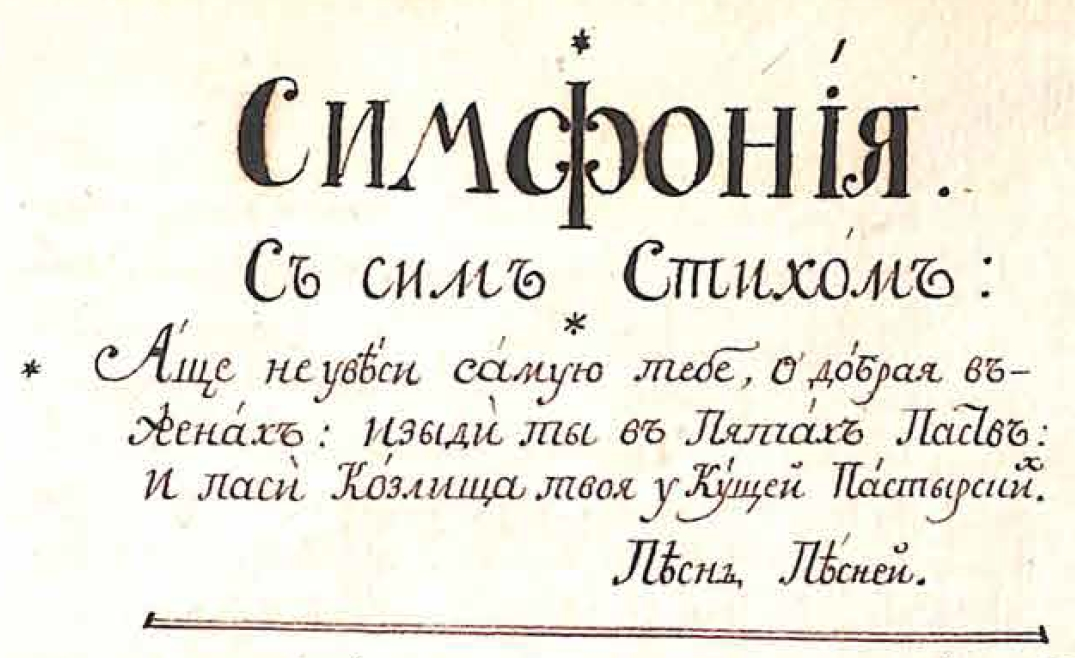
#> input picture ImageTextToPng/src/Screenshot_1.jpg, 1075 x 658 px, found by its file name
$ python pyt.py
#> lines starting #> are read from the running program, lines starting #| are printed output that depends on the picture; after the words box and inside, x2 and y2 are one past the last pixel; in counts of white or black regions, pixels touching at a corner belong together
import cv2
import numpy as np

# Load the image
image = cv2.imread("./dist/Screenshot_1.jpg", cv2.IMREAD_GRAYSCALE)
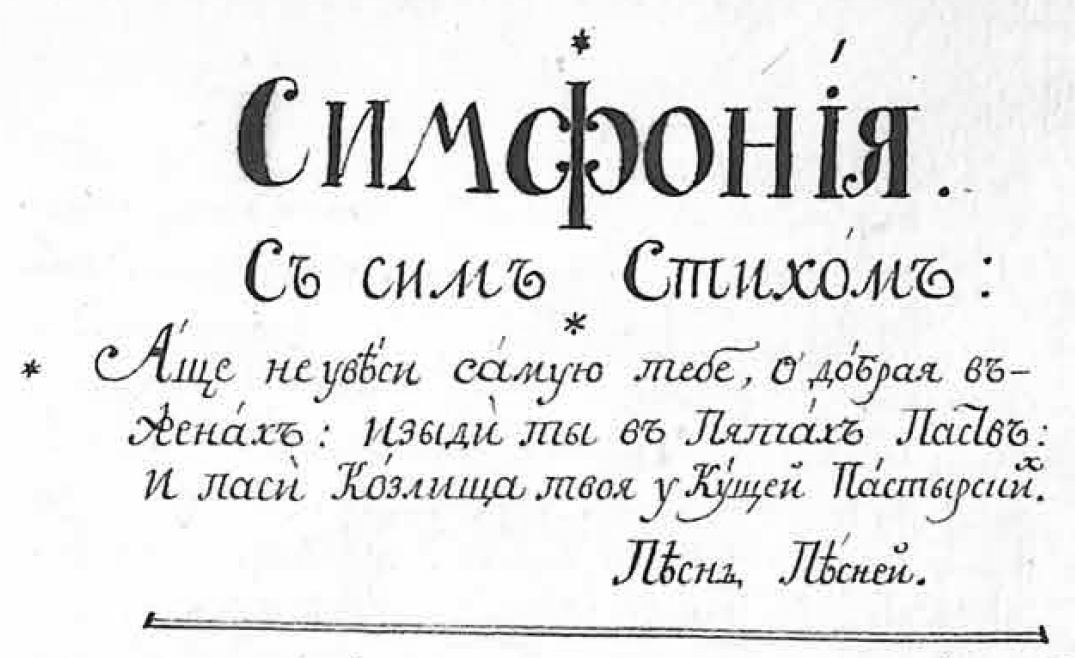
#> image: shape (658, 1075); min 0, max 255, mean 231.8

_, mask = cv2.threshold(image, 200, 255, cv2.THRESH_BINARY_INV)
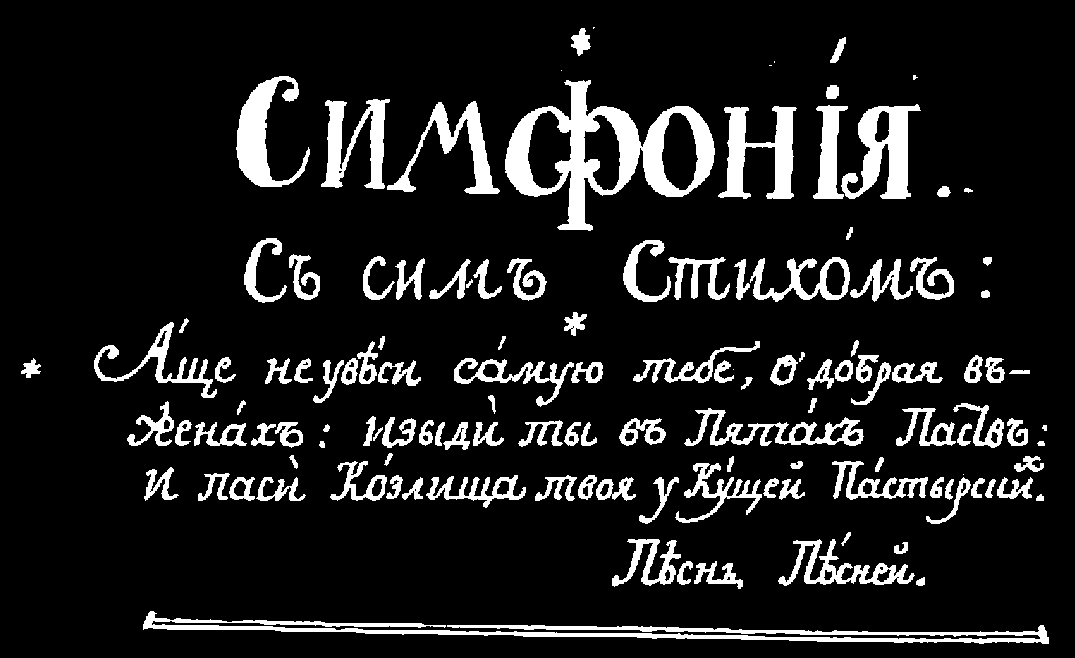
#> mask: shape (658, 1075); 11.4% white; 130 white regions (7 under 20 px), largest, box (x1, y1, x2, y2) and area: (505, 80, 715, 231) 10219, (143, 611, 1049, 644) 7110, (841, 104, 921, 199) 3601

# Use inpainting to fill gaps in text
inpainted = cv2.inpaint(image, mask, inpaintRadius=2, flags=cv2.INPAINT_TELEA)
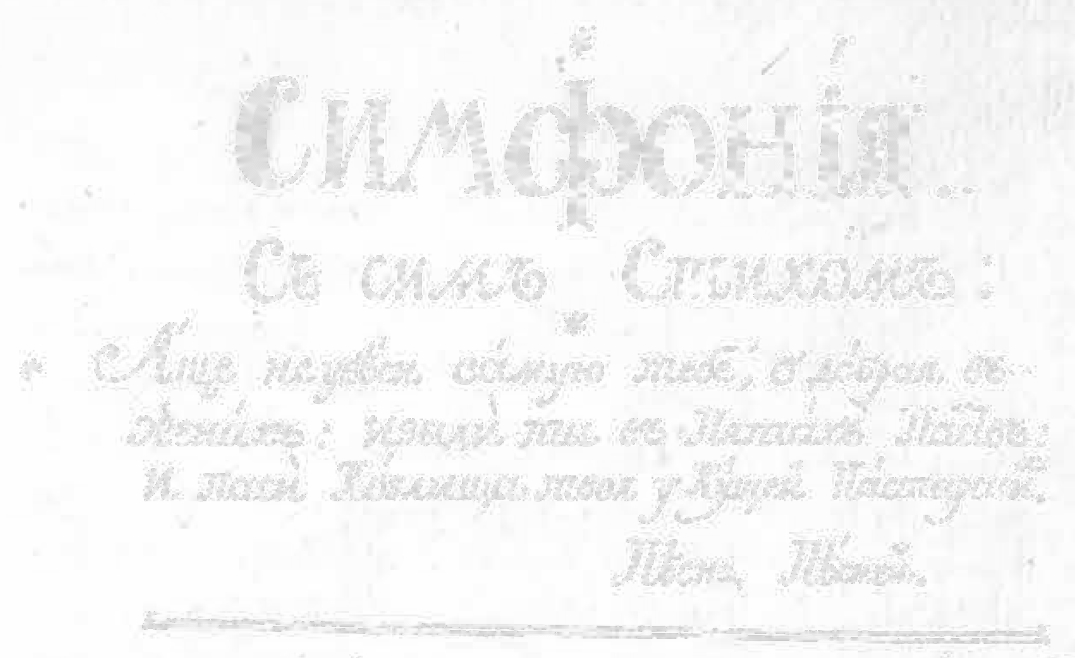
#> inpainted: shape (658, 1075); min 201, max 255, mean 247.1

# Save output
cv2.imwrite("./dist/Screenshot_1_2.png", inpainted)
